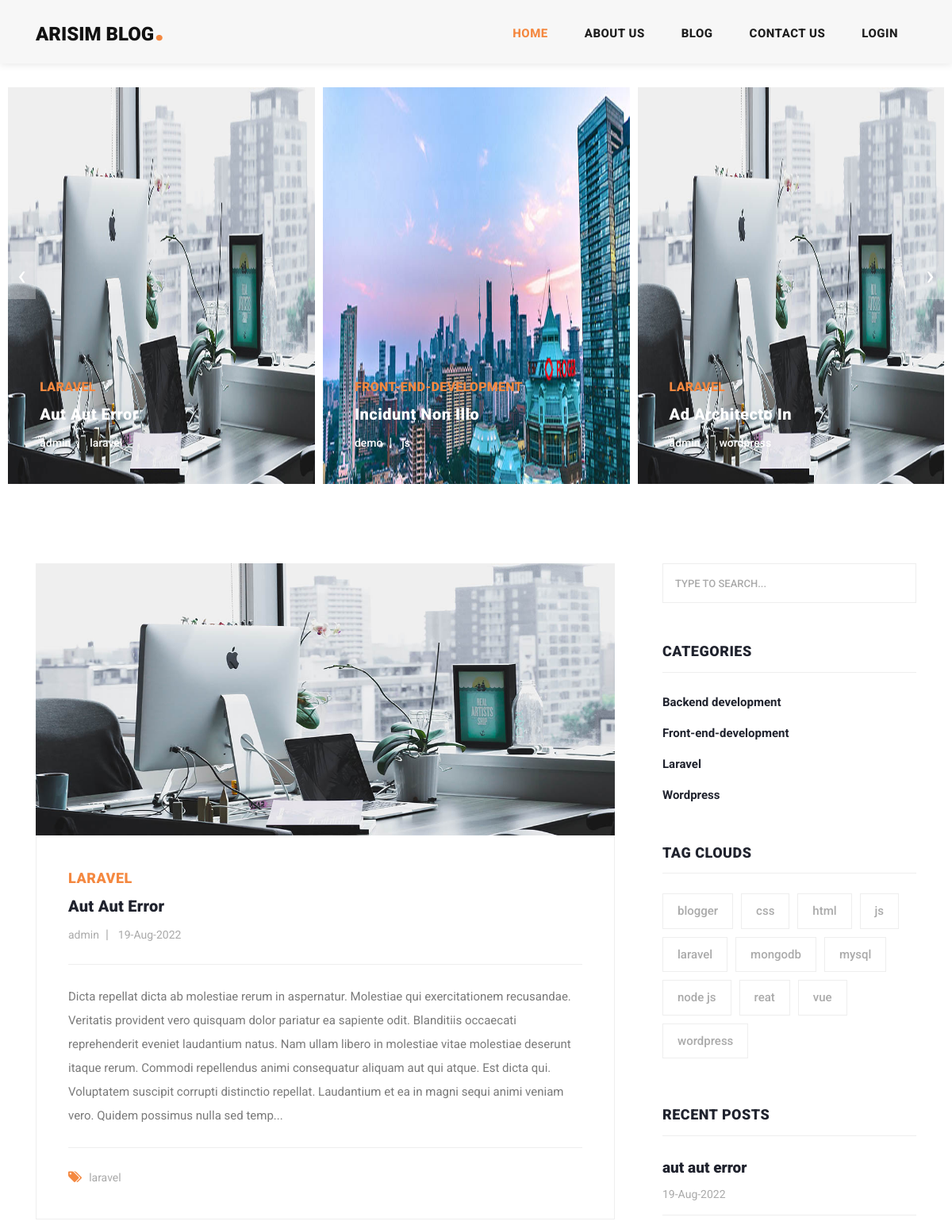
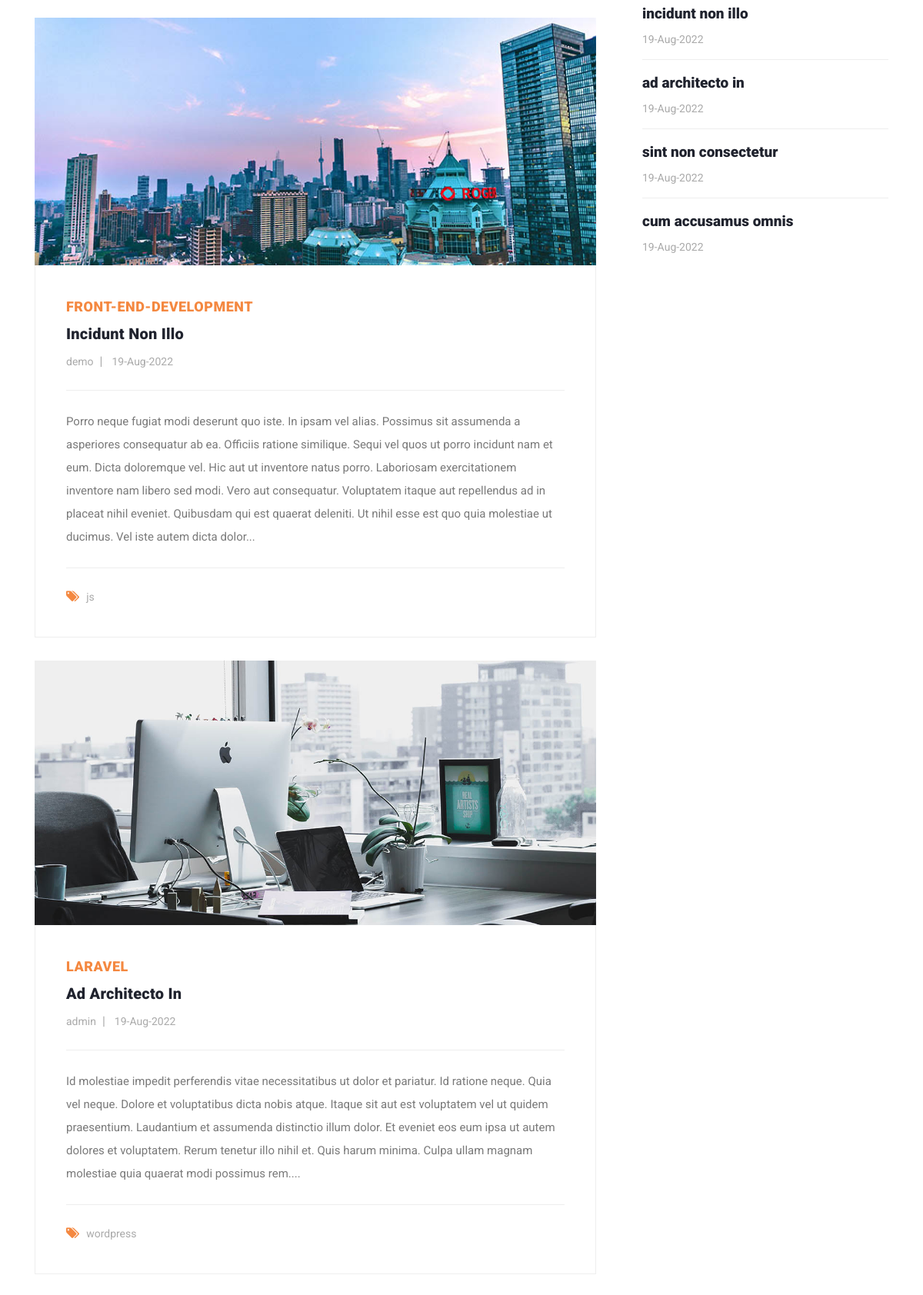
The page / (upper part) on the database its author committed (2 pictures, top to bottom).
### tables this page shows
CREATE TABLE `posts` (
  `posts_id` int NOT NULL,
  `posts_title` varchar(255) NOT NULL,
  `posts_content` text NOT NULL,
  `posts_image` varchar(255) NOT NULL,
  `category_name` varchar(255) NOT NULL,
  `tag_name` varchar(255) NOT NULL,
  `author` varchar(255) NOT NULL,
  `created_at` timestamp NOT NULL DEFAULT CURRENT_TIMESTAMP
);

CREATE TABLE `categories` (
  `category_id` int NOT NULL,
  `category_name` varchar(255) NOT NULL,
  `created_at` timestamp NOT NULL DEFAULT CURRENT_TIMESTAMP,
  `total_post` int NOT NULL DEFAULT '0'
);

CREATE TABLE `tags` (
  `id` int NOT NULL,
  `name` varchar(255) NOT NULL,
  `created_at` timestamp NOT NULL DEFAULT CURRENT_TIMESTAMP
);

### index.php (the view, shortened to what this page needs)
<?php include "header.php"; ?>
    <div class="main-banner header-text">
      <?php include "top_slider.php"; ?>
    </div>
    <section class="blog-posts">
      <div class="container">
        <div class="row">
          <div class="col-lg-8">
            <div class="all-blog-posts">
              <div class="row">
                <?php
                $sql = "SELECT * FROM posts ORDER BY created_at DESC  LIMIT 6";
                $query = mysqli_query($conn,$sql);
                while ($row = mysqli_fetch_assoc($query)) {
                  $posts_title =  $row['posts_title'];
                  $posts_content =  $row['posts_content'];
                  $posts_image =  $row['posts_image'];
                  $category_name =  $row['category_name'];
                  $tag_name =  $row['tag_name'];
                  $author =  $row['author'];
                  $created = $row['created_at'];
                ?>
                <div class="col-lg-12">
                  <div class="blog-post">
                    <div class="blog-thumb">
                    <img src="admin/<?php echo $posts_image;?>" alt="<?php echo $posts_image;?>"  >
                    </div>
                    <div class="down-content">
                    <span><a style="color:#f48840;" href="category.php?category=<?php echo $category_name;?>"><?php echo $category_name;?></a></span>
                    <a href="post-details.php?post=<?php echo $posts_title;?> "><h4><?php echo $posts_title;?></h4></a>
                      <ul class="post-info">
                        <li><a href="#"><?php echo $author;?></a></li>
                        <li><a href="#"><?php echo date( "d-M-Y", strtotime($created));?></a></li>
                      </ul>
                      <p><?php echo substr($posts_content,0,500)."...";?></p>
                      <div class="post-options">
                        <div class="row">
                          <div class="col-6">
                            <ul class="post-tags">
                              <li><i class="fa fa-tags"></i></li>
                              <li><a href="tag.php?tag=<?php echo $tag_name;?>"><?php echo $tag_name;?></a></li>
                              </ul>
                            </div>
                        </div>
                      </div>
                    </div>
                  </div>
                </div>
<?php } ?>
              </div>
            </div>
          </div>
          <?php include "right_sidebar.php"; ?>
        </div>
      </div>
    </section>
    <?php include "footer.php"; ?>

### header.php (shortened to what this page needs)
<!DOCTYPE html>
<html lang="en">
  <head>
    <?php
             if ( current(explode('.',basename($_SERVER['PHP_SELF']))) == 'index') {
               $active_class = "Blog by Arif";
             }
             elseif (current(explode('.',basename($_SERVER['PHP_SELF']))) == 'about') {
               $active_class = "About Us";
             }
             elseif (current(explode('.',basename($_SERVER['PHP_SELF']))) == 'blog') {
               $active_class ="Blog";
             }
             elseif (current(explode('.',basename($_SERVER['PHP_SELF']))) == 'post-details') {
               $active_class = "post-details";
             }
             elseif (current(explode('.',basename($_SERVER['PHP_SELF']))) == 'contact') {
               $active_class = "Contact US";
             }
             elseif (current(explode('.',basename($_SERVER['PHP_SELF']))) == 'tag') {
               $active_class = "Tag";
             }
             elseif (current(explode('.',basename($_SERVER['PHP_SELF']))) == 'category') {
               $active_class = "category";
             }
              elseif (current(explode('.',basename($_SERVER['PHP_SELF']))) == 'search') {
               $active_class = "search";
             }
             else{
               echo basename($_SERVER['PHP_SELF']);
             }
        ?>
    <link href="vendor/bootstrap/css/bootstrap.min.css" rel="stylesheet">
    <link rel="stylesheet" href="assets/css/fontawesome.css">
    <link rel="stylesheet" href="assets/css/templatemo-stand-blog.css">
    <link rel="stylesheet" href="assets/css/owl.css">
  </head>
  <body>
    <header class="background-header">
      <nav class="navbar navbar-expand-lg">
        <div class="container">
          <a class="navbar-brand" href="index.php"><h2>Arisim Blog<em>.</em></h2></a>
          <div class="collapse navbar-collapse" id="navbarResponsive">
            <ul class="navbar-nav ml-auto">
            <?php
            if ( basename($_SERVER['PHP_SELF']) == 'index.php') {
              $active_class = "active";
            }
            elseif (basename($_SERVER['PHP_SELF']) == 'about.php') {
              $active_class1 = "active";
            }
            elseif (basename($_SERVER['PHP_SELF']) == 'blog.php') {
              $active_class2 = "active";
            }
            elseif (basename($_SERVER['PHP_SELF']) == 'contact.php') {
              $active_class4 = "active";
            }
            else{
              $active_class = "";
              $active_class1 = "";
            }
             ?>
              <li class="nav-item <?php echo  $active_class; ?>">
                <a class="nav-link" href="index.php">Home
                </a>
              </li>
              <li class="nav-item <?php echo  $active_class1; ?>">
                <a class="nav-link" href="about.php">About Us</a>
              </li>
              <li class="nav-item <?php echo  $active_class2; ?>">
                <a class="nav-link" href="blog.php">Blog</a>
              </li>
               <li class="nav-item <?php echo  $active_class4; ?>">
                <a class="nav-link" href="contact.php">Contact Us</a>
              </li>
              <?php
              if (!isset($_SESSION['username'])){
                    echo ' <li class="nav-item <?php echo  $active_class4; ?>">
                    <a class="nav-link" href="admin/login.php">Login</a>
                  </li>';
                  }
              ?>
            </ul>
          </div>
        </div>
      </nav>
    </header>

### top_slider.php (shortened to what this page needs)
<div class="container-fluid">
        <div class="owl-banner owl-carousel">
<?php
$sql = "SELECT * FROM posts ORDER BY created_at DESC  LIMIT 10";
$query = mysqli_query($conn,$sql);
while ($row = mysqli_fetch_assoc($query)) {
  $posts_title =  $row['posts_title'];
  $posts_image =  $row['posts_image'];
  $category_name =  $row['category_name'];
  $tag_name =  $row['tag_name'];
  $author =  $row['author'];
?>
          <div class="item">
          <img src="admin/<?php echo $posts_image;?>" alt="<?php echo $posts_image;?>"  height="500px" >
            <div class="item-content">
              <div class="main-content">
                <div class="meta-category">
                  <span><a style="color:#f48840;" href="category.php?category=<?php echo $category_name;?>"><?php echo $category_name;?></a></span>
                </div>
                <a href="post-details.php?post=<?php echo $posts_title;?> "><h4><?php echo $posts_title;?></h4></a>
                <ul class="post-info">
                  <li><a href="#"><?php echo $author;?></a></li>
                  <li><a href="tag.php?tag=<?php echo $tag_name;?>"><?php echo $tag_name;?></a></li>
                 </ul>
              </div>
            </div>
          </div>
    <?php }?>
      </div>

### right_sidebar.php
<?php include "admin/dbconfig.php";
$sql = "SELECT * FROM categories ORDER BY category_name ASC";
$query = mysqli_query($conn,$sql);
$sql1 = "SELECT * FROM tags ORDER BY name ASC";
$query1 = mysqli_query($conn,$sql1);
$sql2 = "SELECT * FROM posts ORDER BY created_at DESC LIMIT 5";
$query2 = mysqli_query($conn,$sql2);
?>
<div class="col-lg-4">
            <div class="sidebar">
              <div class="row">
                <div class="col-lg-12">
                  <div class="sidebar-item search">
                    <form id="search_form" method="GET" action="search.php">
                      <input type="search" name="search" class="searchText" placeholder="type to search..." autocomplete="on">
                    </form>
                  </div>
                </div>
                <div class="col-lg-12">
                  <div class="sidebar-item categories">
                    <div class="sidebar-heading">
                      <h2>Categories</h2>
                    </div>
                    <div class="content">
                      <ul>
                      <?php
                        while ($row = mysqli_fetch_assoc($query)) {
                            $name =  $row['category_name'];
                        ?>
                        <li><a href="category.php?category=<?php echo $name; ?>"><?php echo $name; ?></a></li>
                        <?php }?>
                      </ul>
                    </div>
                  </div>
                </div>
                <div class="col-lg-12">
                  <div class="sidebar-item tags">
                    <div class="sidebar-heading">
                      <h2>Tag Clouds</h2>
                    </div>
                    <div class="content">
                      <ul>
                      <?php
                          while ($row = mysqli_fetch_assoc($query1)) {
                              $name =  $row['name'];
                          ?>
                        <li><a href="tag.php?tag=<?php echo $name; ?>"><?php echo $name; ?></a></li>
                       <?php } ?>
                      </ul>
                    </div>
                  </div>
                </div>
                <div class="col-lg-12">
                  <div class="sidebar-item recent-posts">
                    <div class="sidebar-heading">
                      <h2>Recent Posts</h2>
                    </div>
                    <div class="content">
                      <ul>
                      <?php
                         while ($row = mysqli_fetch_assoc($query2)) {
                          $posts_title =  $row['posts_title'];
                         ?>
                          <li>
                            <a href="post-details.php?post=<?php echo $posts_title;?>">
                              <h5><?php echo $posts_title;?></h5>
                               <span><?php echo date( "d-M-Y", strtotime($created));?></span>
                            </a>
                          </li>
                       <?php } ?>
                      </ul>
                    </div>
                  </div>
                </div>
              </div>
            </div>
          </div>

### footer.php (shortened to what this page needs)
  </body>
</html>

### rows shown on the page
posts: category_name "LARAVEL", posts_title "Aut Aut Error", author "admin", tag_name "laravel", created_at "19-Aug-2022", posts_content "Dicta repellat dicta ab molestiae rerum in aspernatur. Molestiae qui exercitationem recusandae. Veritatis provident vero quisquam dolor pariatur ea sapiente odit. Blanditiis occaecati reprehenderit eveniet laudantium natus. Nam ullam libero in molestiae vitae molestiae deserunt itaque rerum. Commodi repellendus animi consequatur aliquam aut qui atque. Est dicta qui. Voluptatem suscipit corrupti distinctio repellat. Laudantium et ea in magni sequi animi veniam vero. Quidem possimus nulla sed temp", posts_title "aut aut error"
posts: shows a picture, category_name "FRONT-END-DEVELOPMENT", posts_title "Incidunt Non Illo", author "demo", tag_name "js", created_at "19-Aug-2022", posts_content "Porro neque fugiat modi deserunt quo iste. In ipsam vel alias. Possimus sit assumenda a asperiores consequatur ab ea. Officiis ratione similique. Sequi vel quos ut porro incidunt nam et eum. Dicta doloremque vel. Hic aut ut inventore natus porro. Laboriosam exercitationem inventore nam libero sed modi. Vero aut consequatur. Voluptatem itaque aut repellendus ad in placeat nihil eveniet. Quibusdam qui est quaerat deleniti. Ut nihil esse est quo quia molestiae ut ducimus. Vel iste autem dicta dolor", posts_title "incidunt non illo"
posts: category_name "LARAVEL", posts_title "Ad Architecto In", author "admin", tag_name "wordpress", created_at "19-Aug-2022", posts_content "Id molestiae impedit perferendis vitae necessitatibus ut dolor et pariatur. Id ratione neque. Quia vel neque. Dolore et voluptatibus dicta nobis atque. Itaque sit aut est voluptatem vel ut quidem praesentium. Laudantium et assumenda distinctio illum dolor. Et eveniet eos eum ipsa ut autem dolores et voluptatem. Rerum tenetur illo nihil et. Quis harum minima. Culpa ullam magnam molestiae quia quaerat modi possimus rem.", posts_title "ad architecto in"
categories: category_name "Backend development"
categories: category_name "Front-end-development"
categories: category_name "Laravel"
categories: category_name "Wordpress"
tags: name "blogger"
tags: name "css"
tags: name "html"
tags: name "js"
tags: name "laravel"
tags: name "mongodb"
tags: name "mysql"
tags: name "node js"
tags: name "reat"
tags: name "vue"
tags: name "wordpress"
posts: created_at "19-Aug-2022"
posts: posts_title "sint non consectetur"
posts: posts_title "cum accusamus omnis"
